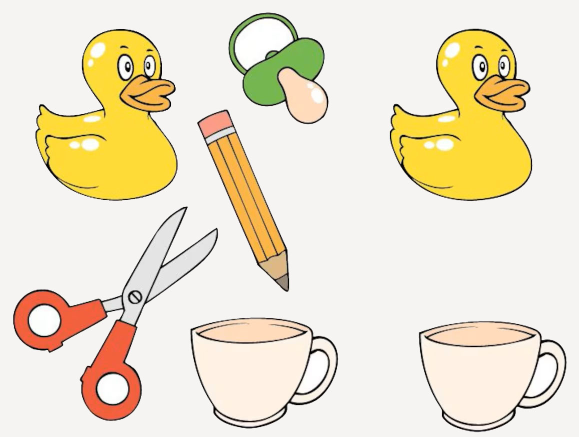
#> input picture Parcial 2/examenIntento2.jpg, 1158 x 874 px (shown at 1/2 size)
$ python examen2.py
#> lines starting #> are read from the running program, lines starting #| are printed output that depends on the picture; after the words box and inside, x2 and y2 are one past the last pixel; in counts of white or black regions, pixels touching at a corner belong together
#> further down, img is the input picture: shape (874, 1158, 3); mean B, G, R 203.6, 226.7, 236.4
import cv2
import easygui as vent
import numpy as np
import pyttsx3

def extrar_carateristicas(img):
    img1 = cv2.imread(img)
    im1 = cv2.resize(img1, (600, 600))
    copy = im1.copy()
    copy = cv2.cvtColor(copy, cv2.COLOR_BGR2GRAY)
    sift = cv2.SIFT_create(nfeatures=150)
    pr, d = sift.detectAndCompute(copy, None)
    return im1, pr, d

def comprar_imagenes(pr1, d1, pr2, d2):
    bf = cv2.BFMatcher()
    matches = bf.knnMatch(d1,d2, k=2)
    carateristicas = []
    for a in matches:
        if len(a) == 2:
            m, n = a
            if m.distance < 0.75 * n.distance:
                carateristicas.append(m)
    if max(len(pr1), len(pr2)) > 0:
        similitud = len(carateristicas) / min(len(pr1), len(pr2))
    else:
        similitud = 0
    return similitud, carateristicas

def contor(img):
    copy = img.copy()
    copy = cv2.cvtColor(copy, cv2.COLOR_BGR2GRAY)
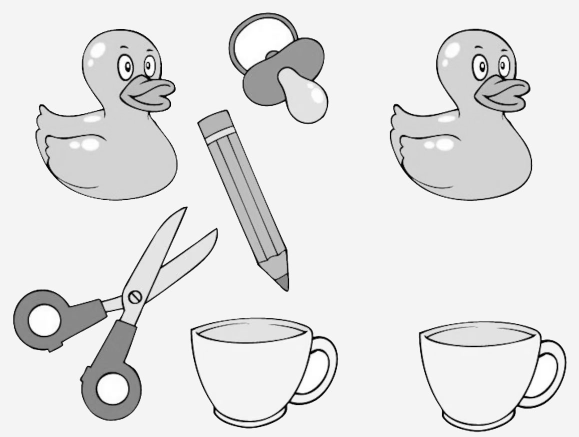
#> copy: shape (874, 1158) (shown at 1/2 size); min 0, max 255, mean 227
    copy = cv2.GaussianBlur(copy, (5, 5), 0)
    _, valor = cv2.threshold(copy, 218, 220, cv2.THRESH_BINARY )
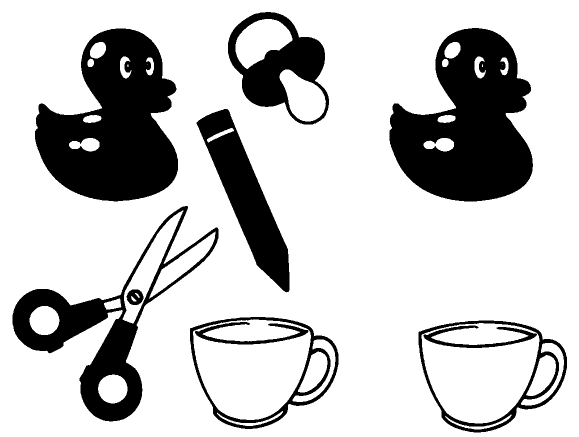
#> valor: shape (874, 1158) (shown at 1/2 size); values 0 (black) and 220 (white), 77.8% white; 10 black regions, largest, box (x1, y1, x2, y2) and area: (779, 56, 1066, 403) 63790, (70, 57, 356, 403) 63074, (25, 412, 437, 843) 33369
    kernel = np.ones((5, 3), np.uint8)
    figura = cv2.morphologyEx(valor, cv2.MORPH_CLOSE, kernel)
#> figura: shape (874, 1158); values 0 (black) and 220 (white), 77.9% white; 10 black regions, largest, box (x1, y1, x2, y2) and area: (779, 56, 1066, 403) 63765, (70, 57, 356, 403) 63040, (25, 412, 437, 843) 33356
    bordes = cv2.Canny(figura, 3, 3)
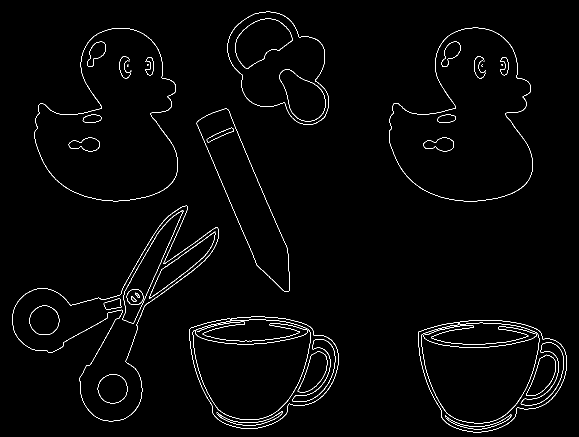
#> bordes: shape (874, 1158) (shown at 1/2 size); 1.6% white in thin lines or dots
    contornos, _ = cv2.findContours(bordes,
                                cv2.RETR_EXTERNAL,
                                cv2.CHAIN_APPROX_SIMPLE)
#> contornos = 13 contours, 6 with area under 20; largest, box (x1, y1, x2, y2) and area: (778, 55, 1066, 403) 67282, (69, 56, 356, 403) 66558, (24, 411, 437, 843) 51370, (455, 23, 658, 249) 31116, (393, 217, 579, 584) 24107, (836, 640, 1134, 865) 13666, (379, 633, 677, 858) 13654
    return contornos, figura, copy

def cantidad(cantidad):
    voz = pyttsx3.init()
    voces = voz.getProperty('voices')
    voz.setProperty('voice', voces[0].id)
    voz.setProperty('rate', 150)
    voz.setProperty('volume', 1.0)

    voz.say(f"Se analizaron {cantidad} piezas correctamente")
    voz.runAndWait()


#Parte 1
def inicio():
    voz = pyttsx3.init()
    voces = voz.getProperty('voices')
    voz.setProperty('voice', voces[0].id)
    voz.setProperty('rate', 150)
    voz.setProperty('volume', 1.0)

    voz.say("Alumno Francisco Eduardo Vazquez Carvajal iniciando análisis de imagen")
    voz.runAndWait()

inicio()

img = cv2.imread('examenIntento2.jpg')
contorno, figura, GaussianBlur = contor(img)
#> contorno has the same summary as contornos in contor
copy_gris = cv2.cvtColor(img, cv2.COLOR_BGR2GRAY)

cv2.drawContours(img,
                 contorno,
                 -1,
                 (0, 255, 0),
                 2)
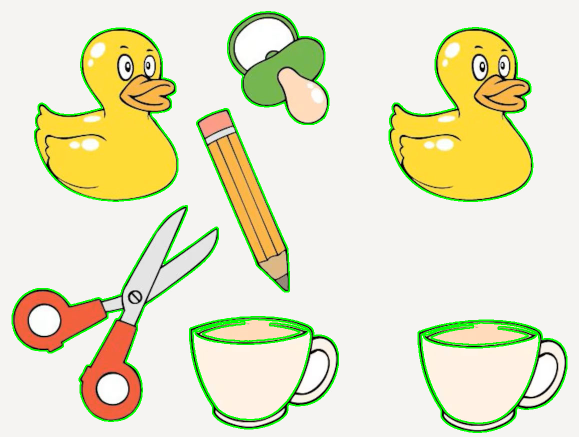
#> img: shape (874, 1158, 3) (shown at 1/2 size); 3.55% of pixels changed, all inside (x1, y1, x2, y2) = (23, 22, 1135, 866)
lista = []

for i in range(len(contorno)):
    area = cv2.contourArea(contorno[i])
    if area > 1200:
        lista.append(area)
        M = cv2.moments(contorno[i])
        if M["m00"] != 0:
            cX = int(M["m10"] / M["m00"])
            cY = int(M["m01"] / M["m00"])
            cv2.circle(img, (cX, cY), 5, (255, 0, 0), -1)
            print(f"Centro del contorno {i}: ({cX}, {cY})")
            img = cv2.putText(img, f"({cX}, {cY})", (cX - 20, cY - 20),
                              cv2.FONT_HERSHEY_SIMPLEX, 1, (255, 0, 0), 5)
#> this loop made 13 passes
#> (area, cX, cY) on passes 7 to 13: (13665.5, 1031, 758), (13653.5, 574, 751), (51370, 222, 639), (24107, 491, 391), (66558, 226, 247), (67281.5, 935, 247), (31116, 558, 132)
#| Centro del contorno 6: (1031, 758)
#| Centro del contorno 7: (574, 751)
#| Centro del contorno 8: (222, 639)
#| Centro del contorno 9: (491, 391)
#| Centro del contorno 10: (226, 247)
#| Centro del contorno 11: (935, 247)
#| Centro del contorno 12: (558, 132)
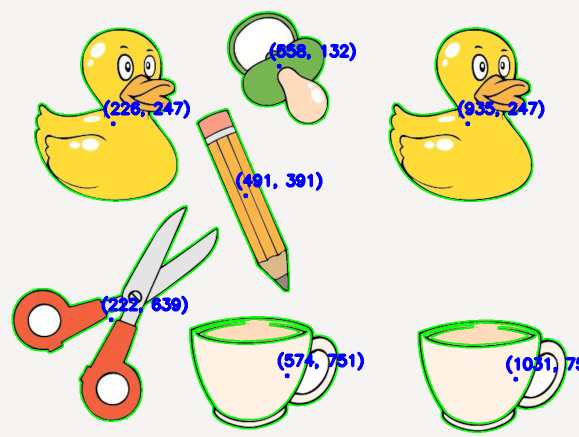
#> img: shape (874, 1158, 3) (shown at 1/2 size); 1.87% of pixels changed, all inside (x1, y1, x2, y2) = (203, 84, 1158, 764)
#> after the loop, lista = [13665.5, 13653.5, 51370, 24107, 66558, 67281.5, 31116]

cv2.putText(img, f"Los objetos encontrados son: {len(lista)}", (10, 30),
            cv2.FONT_HERSHEY_SIMPLEX, 1, (150, 50, 100), 3)
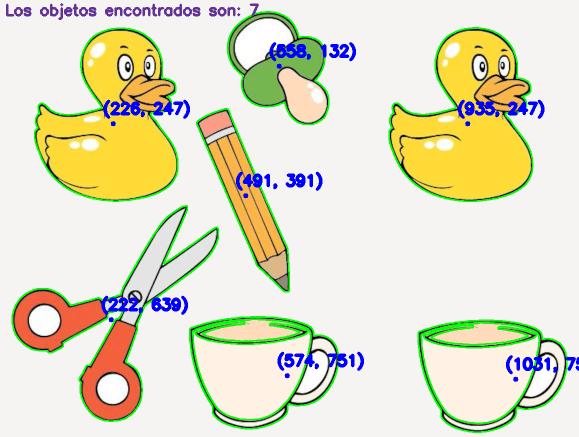
#> img: shape (874, 1158, 3) (shown at 1/2 size); 0.51% of pixels changed, all inside (x1, y1, x2, y2) = (12, 6, 518, 40)

#ROI
copia_img = img.copy()
#> (the run stopped early here; a loop or call above may not have finished)

$ run again, with Parcial 2/ImagenGuardado.jpg copied over Parcial 2/examenIntento2.jpg
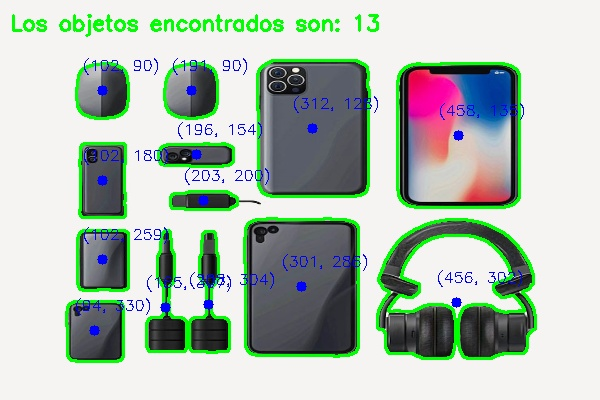
#> input picture Parcial 2/ImagenGuardado.jpg, 600 x 400 px
#> img is the input picture: shape (400, 600, 3); mean B, G, R 180.8, 192, 178.6
#> in contor, `_, valor = cv2.threshold(copy, 218, 220, cv2.THRESH_BINARY )`:
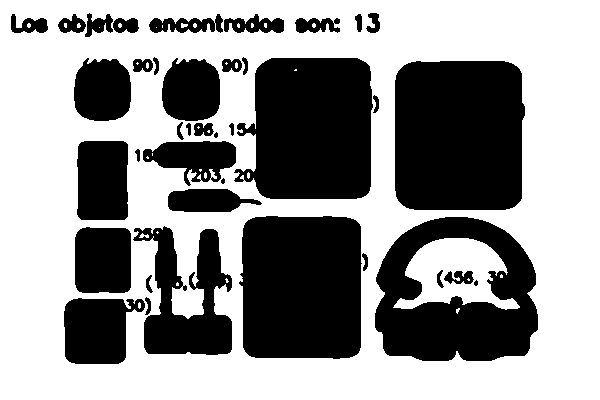
#> valor: shape (400, 600); values 0 (black) and 220 (white), 58.4% white; 39 black regions (3 under 20 px), largest, box (x1, y1, x2, y2) and area: (395, 61, 525, 210) 18591, (239, 216, 362, 359) 16540, (234, 58, 373, 199) 16380
#> figura: shape (400, 600); values 0 (black) and 220 (white), 59% white; 63 black regions (4 under 20 px), largest, box (x1, y1, x2, y2) and area: (395, 61, 525, 210) 18591, (242, 216, 361, 359) 16516, (248, 58, 372, 199) 16139
#> bordes: shape (400, 600); 2.9% white in thin lines or dots, all inside (x1, y1, x2, y2) = (10, 12, 538, 364)
#> contornos = 72 contours, 34 with area under 20; largest, box (x1, y1, x2, y2) and area: (374, 216, 538, 361) 19716, (394, 60, 525, 210) 18596, (241, 215, 361, 359) 16512, (63, 297, 127, 364) 3906, (76, 140, 128, 220) 3900
#> contorno has the same summary as contornos in contor
#> the loop `for i in range(len(contorno)):` made 72 passes
#> (area, cX, cY) on passes 4, 14, 15, 16, 18, 27, 39, 45: (3906, 94, 330), (3558.5, 102, 259), (19716, 455, 292), (16511.5, 301, 286), (1510, 203, 199), (3900.5, 101, 179), (18595.5, 458, 134), (3056, 190, 90)
#> (printed output is left out)
#> after the loop `for i in range(len(contorno)):`: lista = [3906, 3558.5, 19716, 16511.5, 1510, 3900.5, 18595.5, 3056, 3029]
#> `cv2.putText(img, f"Los objetos encontrados son: {len(lista)}", (10, 30..`:
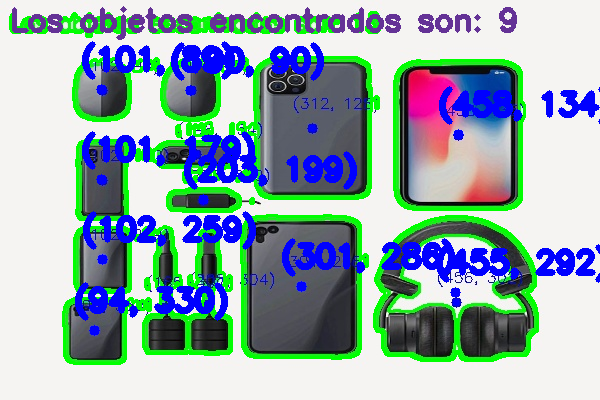
#> img: shape (400, 600, 3); mean B, G, R 175.1, 172, 149.5
